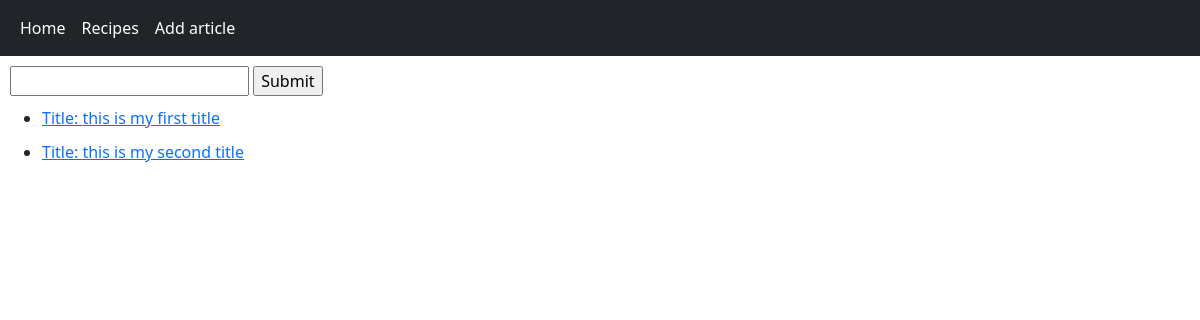
The app's page /, older data.
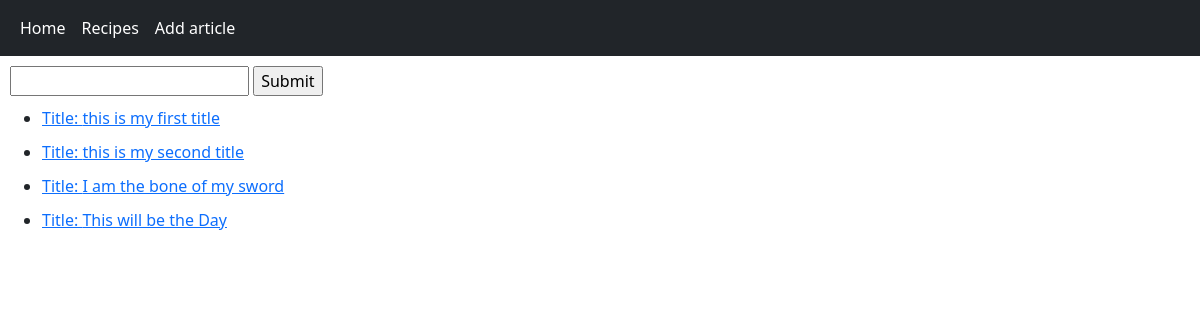
The same page, newer data.
### articles/models.py (models this page shows)
class Article(models.Model):
    title = models.TextField() #essa função define o schema do model
    content = models.TextField()

### recipes/views.py (the view)
# urls.py: path('', home_view),
def home_view(request, *args, **kwargs):
    obj = Article.objects.get(id=2)
    query_set = Article.objects.all()
    context = {
        'object_list': query_set,
        'id': obj.id,
        'title': obj.title,
        'content' : obj.content
    }
    html_string = render_to_string('home-view.html', context=context)
    return HttpResponse(html_string)

### templates/home-view.html
{% extends "base.html" %}
{% block content %}
    <ul>
        {% for obj in object_list %}
        <div style="margin: 10px 0 0 10px;">
            <li> <a href="/articles/{{ obj.id }}"> Title: {{ obj.title }}  </a> </li>
        </div>
        {% endfor %}
    </ul>
{% endblock content %}

Row changes from the older to the newer data that the page shows:
added Article: title "I am the bone of my sword"
added Article: title "This will be the Day"
